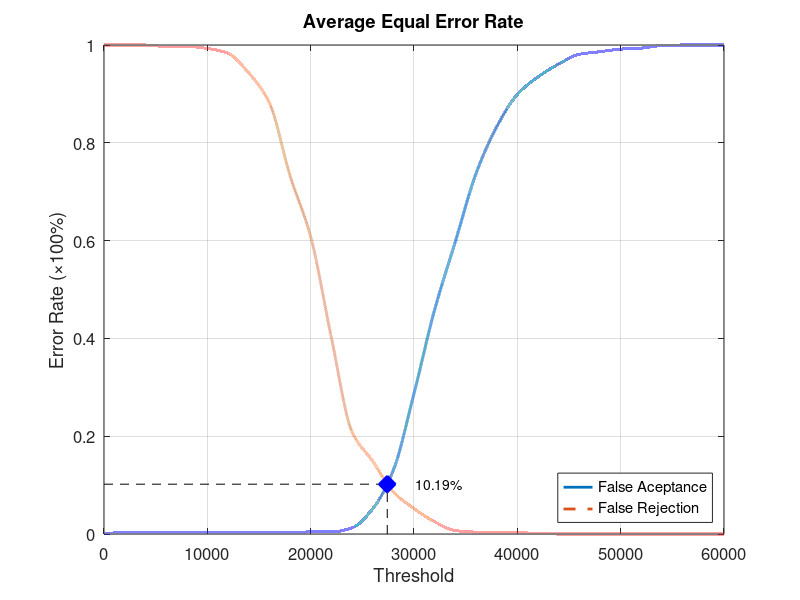
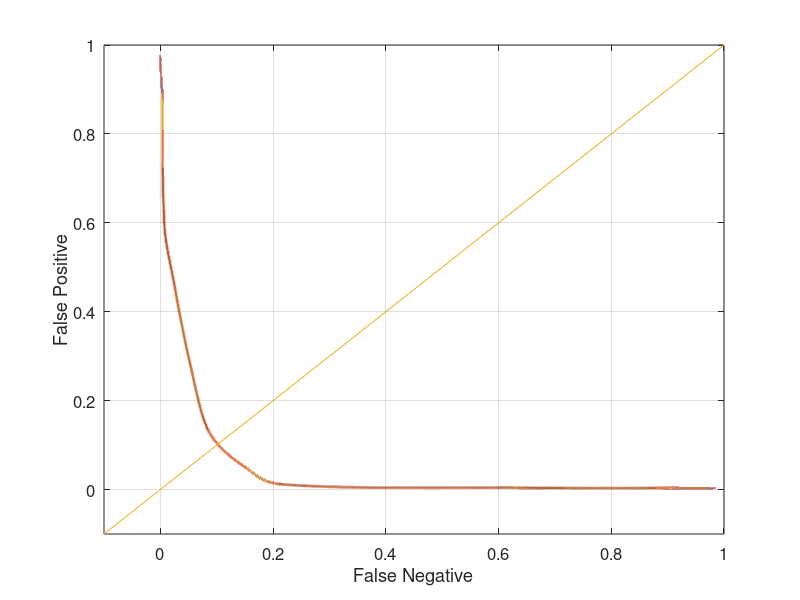

These figures' MATLAB source, in order:
function yEER = Database2Average
close all;
clear;
clc;
x = 0:2000:60000;
xq = 0:0.5:60000;

y0 = [0 0.0031579 0.0031579 0.0031579 0.0031579 0.0031579 0.0031579 0.0031579 0.0031579 0.0031579 0.00421053 0.00421053 0.0126316 0.0515789 0.130526 0.287368 0.458947 0.597895 0.736842 0.832632 0.898947 0.934737 0.961053 0.981053 0.986316 0.991579 0.993684 0.998947 1 1 1];
yy0 = interp1(x, y0, xq, 'pchip');
y1 = [1 1 1 0.997 0.997 0.993 0.983 0.943 0.882 0.733 0.608 0.402 0.209 0.149 0.086 0.052 0.025 0.007 0.004 0.004 0.003 0.001 0 0 0 0 0 0 0 0 0];
yy1 = interp1(x, y1, xq, 'pchip');

% Calculating EER: 
y2 = abs(y0 - y1);
find(y2 == min(y2))
yy2 = abs(yy0 - yy1);
xEER = find(yy2 == min(yy2));
xEERIndex = xq(xEER) % X-axis EER
yEER = yy0(xEER) % Y-axis EER

main = figure
plot(xq, yy0,'-','LineWidth', 2);	hold on
plot(xq, yy1,'--','LineWidth', 2);	hold on
plot([xEERIndex xEERIndex], [0 yEER], 'k--');	hold on
plot([0 xEERIndex], [yEER yEER], 'k--');	hold on
plot(xEERIndex, yEER, 'bx', 'LineWidth', 10);	hold on
text(xEERIndex + 10 * xEERIndex / 100, yEER, [num2str(round((10000 * yEER)) / 100) '%'])
legend('False Aceptance', 'False Rejection', 'Location', 'SouthEast')
xlabel('Threshold')
ylabel('Error Rate (\times100%)')
title('Average Equal Error Rate')
set(gca, 'FontSize', 12)
axis([0 60000 0 1])
grid on

print(main, 'Database2AverageMain', '-dpng');
FNRxFPR = figure('Color', [1 1 1]);
plot(yy1, yy0, '-', yy1, yy0, 'LineWidth', 2);
hold on
y = -0.1:0.1:1
plot(y, y); 
set(gca, 'FontSize', 12)
xlabel('False Negative')
ylabel('False Positive')
axis([-0.1 1 -0.1 1])
set(gca, 'FontSize', 12)
grid on

print(FNRxFPR, 'Database2AverageFNRxFPR','-dpng');
end
